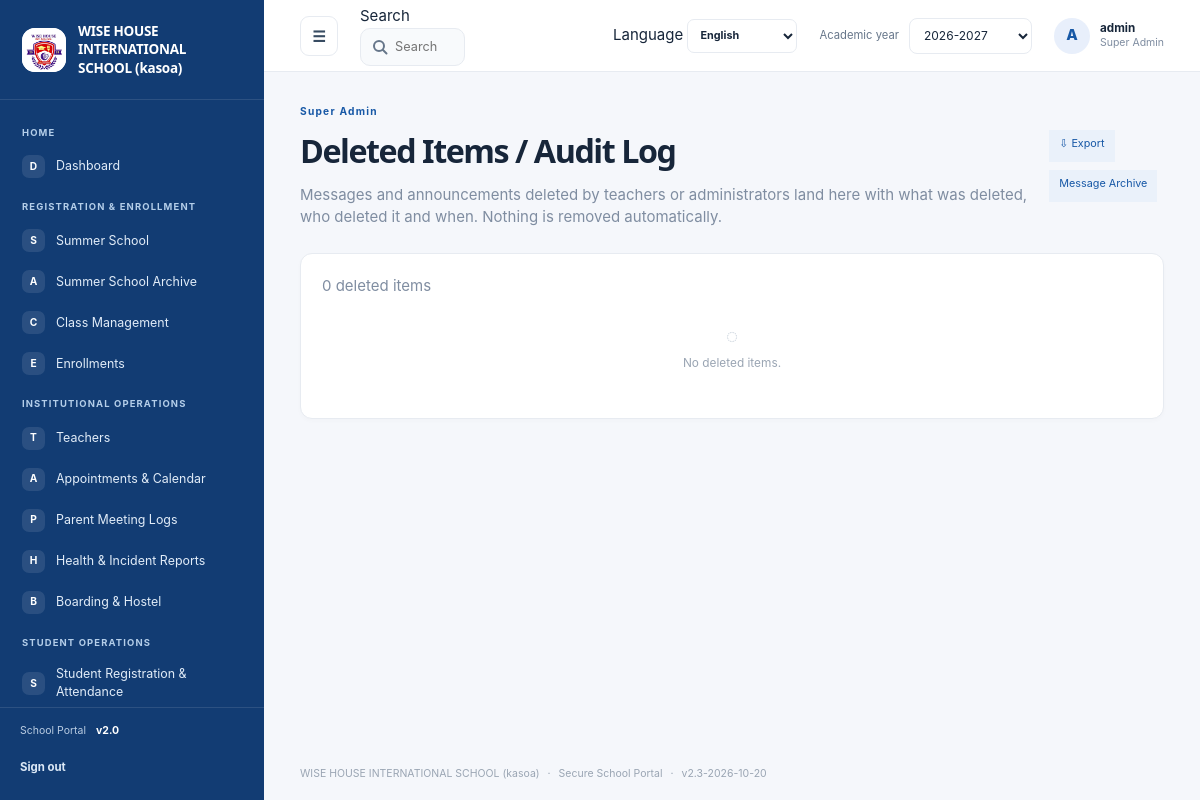
Page /admin/trash (signed in) on the committed database.
### tables this page shows
CREATE TABLE settings (
    key TEXT PRIMARY KEY,
    value TEXT NOT NULL
);

CREATE TABLE navigation_items (
    id INTEGER PRIMARY KEY AUTOINCREMENT,
    category TEXT NOT NULL,
    title TEXT NOT NULL,
    icon TEXT NOT NULL DEFAULT 'circle',
    url_endpoint TEXT NOT NULL,
    route_arg TEXT NOT NULL DEFAULT '',
    is_active INTEGER NOT NULL DEFAULT 1 CHECK (is_active IN (0, 1)),
    display_order INTEGER NOT NULL DEFAULT 0
);

CREATE TABLE users (
    id INTEGER PRIMARY KEY AUTOINCREMENT,
    username TEXT NOT NULL UNIQUE,
    password_hash TEXT NOT NULL,
    role TEXT NOT NULL DEFAULT 'manager'
      CHECK (role IN (
        'super_admin', 'admin', 'manager', 'teacher', 'student', 'parent',
        'health_officer', 'boarding_master'
      )),
    email TEXT UNIQUE,
    teacher_id INTEGER REFERENCES teachers(id) ON DELETE CASCADE,
    student_id INTEGER REFERENCES students(id) ON DELETE CASCADE,
    is_active INTEGER NOT NULL DEFAULT 1 CHECK (is_active IN (0, 1))
);

### school_system/views.py (the view, shortened to what this page needs)
@bp.route("/admin/trash", methods=("GET", "POST"))
@roles_required("super_admin")
def trash():
    db = get_db()
    user = _current_user()
    items = db.execute("SELECT * FROM deleted_items ORDER BY deleted_at DESC,id DESC").fetchall()
    return render_template("trash.html", items=items, kinds=ARCHIVE_KINDS)

### school_system/auth.py (called while the page is built)
@bp.before_app_request
def load_logged_in_user():
    user_id = session.get("user_id")
    if user_id is None:
        session.pop("username", None)
        session.pop("role", None)
        return
    user = get_db().execute(
        "SELECT id, username, role, is_active FROM users WHERE id = ?", (user_id,)
    ).fetchone()
    if user is None or not user["is_active"]:
        session.clear()
    else:
        session["username"] = user["username"]
        session["role"] = user["role"]

def login_required(view):
    @functools.wraps(view)
    def wrapped_view(**kwargs):
        if session.get("user_id") is None:
            return redirect(url_for("auth.login"))
        return view(**kwargs)
    return wrapped_view

def roles_required(*roles):
    def decorator(view):
        @functools.wraps(view)
        @login_required
        def wrapped_view(**kwargs):
            if session.get("role") not in roles:
                abort(403)
            return view(**kwargs)
        return wrapped_view
    return decorator

### school_system/db.py (called while the page is built)
def get_db():
    if "db" not in g:
        g.db = sqlite3.connect(current_app.config["DATABASE"])
        g.db.row_factory = sqlite3.Row
        g.db.execute("PRAGMA foreign_keys = ON")
    return g.db

### school_system/views.py (called while the page is built, shortened)
@bp.app_template_filter("translate")
def translate(text, language="en"):
    if language == "en" or not isinstance(text, str):
        return text

def _current_user():
    return get_db().execute(
        "SELECT u.*, t.name AS teacher_name, t.profile_picture AS teacher_picture, "
        "s.name AS student_name, s.profile_picture AS student_picture "
        "FROM users u LEFT JOIN teachers t ON t.id=u.teacher_id "
        "LEFT JOIN students s ON s.id=u.student_id WHERE u.id = ?",
        (session["user_id"],),
    ).fetchone()

### school_system/templates/trash.html (shortened to what this page needs)
{% extends "base.html" %}
{% from "_export_menu.html" import export_menu with context %}
{% block content %}
  <section class="page-title-row"><div><span class="eyebrow">{{ 'Super Admin'|translate(language) }}</span><h1>{{ 'Deleted Items / Audit Log'|translate(language) }}</h1>
    <p class="muted">{{ 'Messages and announcements deleted by teachers or administrators land here with what was deleted, who deleted it and when. Nothing is removed automatically.'|translate(language) }}</p></div>
    <div style="display:flex;gap:8px;flex-wrap:wrap">{{ export_menu(url_for('views.export_trash')) }}
      <a class="button-small secondary-button" href="{{ url_for('views.message_archive') }}">{{ 'Message Archive'|translate(language) }}</a></div></section>
  <section class="portal-card">
    <p class="muted">{{ items|length }} {{ 'deleted items'|translate(language) }}</p>
    {% for i in items %}
      <article class="tr-item">
        <strong>{{ i.title }}</strong> <span class="role-pill">{{ kinds.get(i.kind, i.kind)|translate(language) }}</span>
        <div class="tr-meta">
          <span>{{ 'Deleted by'|translate(language) }}: <strong>{{ i.deleted_by_name }}</strong> ({{ i.deleted_by_role.replace('_', ' ') }})</span>
          <span>{{ 'Deleted at'|translate(language) }}: <strong>{{ i.deleted_at }} UTC</strong></span>
          <span>{{ 'Audience'|translate(language) }}: {{ i.audience }}</span>
          {% if i.created_by_name %}<span>{{ 'Written by'|translate(language) }}: {{ i.created_by_name }}</span>{% endif %}
          {% if i.created_at %}<span>{{ 'Written at'|translate(language) }}: {{ i.created_at }}</span>{% endif %}
        </div>
        {% if i.body %}<details><summary>{{ 'Show text'|translate(language) }}</summary><p class="tr-body">{{ i.body }}</p></details>{% endif %}
        <form method="post" style="margin-top:6px"><input type="hidden" name="csrf_token" value="{{ csrf_token() }}"><input type="hidden" name="action" value="restore"><input type="hidden" name="item_id" value="{{ i.id }}">
          <button class="button-small secondary-button" type="submit">{{ 'Restore'|translate(language) }}</button></form>
      </article>
    {% else %}<div class="card-empty"><span>◌</span><p>{{ 'No deleted items.'|translate(language) }}</p></div>{% endfor %}
  </section>
{% endblock %}

### school_system/templates/base.html (shortened to what this page needs)
<!doctype html>
<html lang="{{ language or 'en' }}" dir="{{ 'rtl' if language in ('ar',) else 'ltr' }}">
  <head>
    <link rel="stylesheet" href="{{ url_for('static', filename='style.css') }}">
    <link rel="stylesheet" href="{{ url_for('static', filename='portal.css') }}">
  </head>
  <body class="{% block body_class %}portal-body{% endblock %}">
    {% if session.get('user_id') and not public_page|default(false) %}
      <div class="portal-shell" id="portal-shell">
        <aside class="sidebar" id="sidebar" style="background-color: {{ site_settings.sidebar_color }};">
          <a class="school-brand" href="{{ url_for('views.dashboard') }}">
            <span class="school-logo">
              {% if brand_settings.get('logo_filename') %}
                <img src="{{ url_for('views.uploaded_logo', filename=brand_settings.get('logo_filename')) }}" alt="{{ school_name }} logo">
              {% else %}<span class="logo-mark">W</span>{% endif %}
            </span>
            <span class="school-name">{{ school_name }}</span>
          </a>
          <div class="sidebar-scroll" data-scroll-keep="sidebar" data-scroll-global>
            {% set nav_state = namespace(category=None) %}
            {% for item in nav_items %}
              {% if item.category != nav_state.category %}
                {% if not loop.first %}</section>{% endif %}
                <section class="nav-group"><p class="nav-heading">{{ item.category }}</p>
                {% set nav_state.category = item.category %}
              {% endif %}
              <a class="nav-link {% if request.endpoint == item.url_endpoint and (not item.get('resource') or request.view_args.get('resource') == item.get('resource')) %}active{% endif %}"
                href="{{ url_for(item.url_endpoint, resource=item.resource) if item.get('resource') else url_for(item.url_endpoint, module=item.module) if item.get('module') else url_for(item.url_endpoint) }}">
                <span class="nav-icon" aria-hidden="true">{{ item.icon[:1]|upper }}</span><span>{{ item.title }}</span>
              </a>
            {% endfor %}
            {% if nav_items %}</section>{% endif %}
          </div>
          <div class="sidebar-footer">
            <span class="sidebar-version">School Portal <b>v2.0</b></span>
            <form action="{{ url_for('auth.logout') }}" method="post">
              <button class="sidebar-logout" type="submit">{{ 'Sign out'|translate(language) }}</button>
            </form>
          </div>
        </aside>
        <div class="portal-main">
          <header class="topbar">
            <button class="icon-button menu-toggle" id="menu-toggle" type="button" aria-label="Toggle navigation" aria-expanded="true">☰</button>
            {% include "_global_search.html" %}
            <form class="language-select" method="post" action="{{ url_for('views.change_language') }}">
              <label for="portal-language" class="sr-only">Language</label>
              <select id="portal-language" name="language" aria-label="Language" onchange="this.form.submit()">
                {% for code, label in languages.items() %}
                  <option value="{{ code }}" {% if language == code %}selected{% endif %}>{{ label }}</option>
                {% endfor %}
              </select>
            </form>
            <form class="year-select" method="get" action="{{ url_for('views.dashboard') }}">
              <label for="academic-year">{{ 'Academic year'|translate(language) }}</label>
              <select id="academic-year" name="year" onchange="this.form.submit()">
                {% set year = request.args.get('year', academic_year) %}
                {% for option in academic_year_options %}
                  <option value="{{ option }}" {% if year == option %}selected{% endif %}>{{ option }}</option>
                {% endfor %}
              </select>
            </form>
            <a class="profile-chip" href="{{ url_for('views.profile') }}" aria-label="User profile">
              <span class="avatar">{{ session.get('username', 'U')[:1]|upper }}</span>
              <span class="profile-copy"><b>{{ session.get('username') }}</b><small>{{ role_label }}</small></span>
            </a>
          </header>
          <main class="page-content">
            {% block content %}{% endblock %}
          </main>
          <footer class="page-footer">{{ school_name }} <span>·</span> Secure School Portal <span>·</span> v{{ app_version }}</footer>
        </div>
      </div>
    {% else %}
      {% for category, message in get_flashed_messages(with_categories=true) %}
        <p class="flash {{ category }} login-flash" role="status">{{ message|translate(language) }}</p>
      {% endfor %}
      {% block public_content %}{% endblock %}
    {% endif %}
  </body>
</html>

### school_system/templates/_export_menu.html (shortened to what this page needs)
{% macro export_menu(url, label=None) %}
  <details class="export-menu">
    <summary class="button-small secondary-button">⇩ {{ (label or 'Export')|translate(language) }}</summary>
  </details>
{% endmacro %}

### school_system/templates/_global_search.html (shortened to what this page needs)
<div class="global-search" role="search">
  <label for="global-search-input" class="sr-only">{{ 'Search'|translate(language) }}</label>
  <input id="global-search-input" type="search" autocomplete="off" maxlength="60"
    placeholder="{{ 'Search students, teachers, pages…'|translate(language) }}" aria-controls="gs-panel" aria-expanded="false">
</div>

### school_system/static/portal.css (style rules this page uses)
.sidebar-logout { width:100%;min-height:34px;justify-content:flex-start;margin-top:12px;padding:6px 0;background:transparent;color:#dce9f7;font-size:.76rem }
.language-select select { min-height:34px;padding:5px 8px;border:1px solid var(--line);border-radius:7px;background:#fff;color:var(--ink);font-size:.72rem;font-weight:700 }
.secondary-button { min-height:32px;padding:6px 10px;background:#eaf1fa;color:var(--primary);font-size:.72rem }

### school_system/templates/_global_search.html (style rules this page uses)
.global-search { position:relative;flex:1;min-width:0;max-width:460px }
.global-search input { width:100%;min-height:38px;padding:7px 12px 7px 34px;border:1px solid var(--line,#e4e7ec);border-radius:10px;font:inherit;font-size:.85rem;color:var(--ink,#101828) }

### school_system/templates/_export_menu.html (style rules this page uses)
.export-menu { position:relative;display:inline-block }
.export-menu summary { list-style:none;cursor:pointer }

### rows in the picture
settings: value (picture)
settings: value "WISE HOUSE INTERNATIONAL SCHOOL (kasoa)"
navigation_items: category "HOME", icon "D", title "Dashboard"
navigation_items: category "REGISTRATION & ENROLLMENT", icon "S", title "Summer School"
navigation_items: icon "A", title "Summer School Archive"
navigation_items: icon "C", title "Class Management"
navigation_items: icon "E", title "Enrollments"
navigation_items: category "INSTITUTIONAL OPERATIONS", icon "T", title "Teachers"
navigation_items: icon "A", title "Appointments & Calendar"
navigation_items: icon "P", title "Parent Meeting Logs"
navigation_items: icon "H", title "Health & Incident Reports"
navigation_items: icon "B", title "Boarding & Hostel"
navigation_items: category "STUDENT OPERATIONS", icon "S", title "Student Registration & Attendance"
settings: value "Sign out", value "Search", value "Search students, teachers, pages…", language "English", value "Academic year", value "Super Admin", value "Deleted Items / Audit Log", value "Messages and announcements deleted by teachers or administrators land here with what was deleted, who deleted it and when. Nothing is removed automatically.", value "Export", value "Message Archive", value "deleted items", value "No deleted items."
settings: year "2026-2027"
users: username "A", get "admin"

### other values in the picture
{{ role_label }} "Super Admin"
{{ items|length }} "0"
{{ app_version }} "2.3-2026-10-20"
